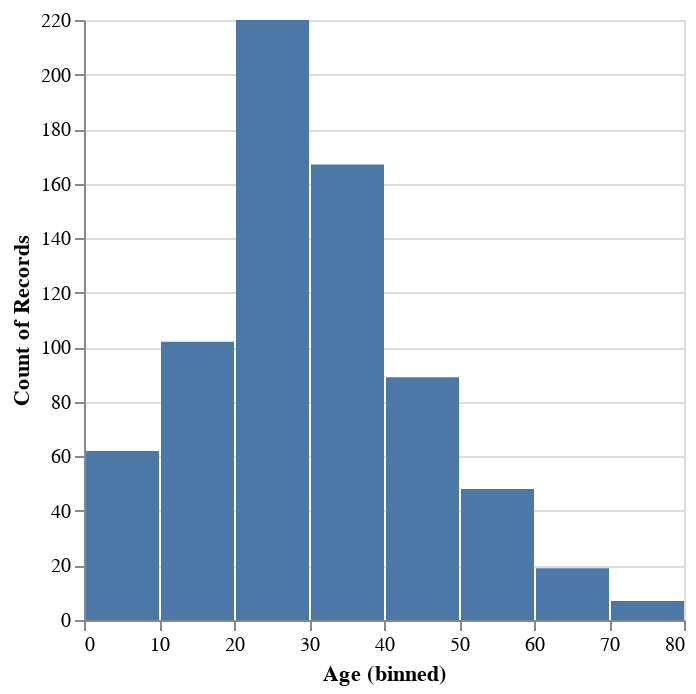

Write notebook code for a chart like this one.
### Markdown cell above
Hurra! Vi har laget et (veldig detaljert) søylediagram. La oss prøve å gruppere disse søylene slik at det ikke blir så mange, og for å gjøre det lettere å se grovere aldersgrupperinger - dette kalles **binning**. Heldigvis finnes det en parameter vi enkelt kan legge til i Altair for å gjøre dette. 

`chart2` legger til **`bin()`** for å gruppere disse tellingene i et sett med aldersgrupper (`0-10`, `11-20` osv.)

### Code cell
# count() with bins
chart2 = alt.Chart(titanic).mark_bar().encode(
    alt.X("Age").bin(),
    alt.Y("count()")
)

chart2

### Figure 1 — Vega-Lite specification as saved in the notebook (floating-point values rounded to 4 significant figures; data arrays with more than 128 entries replaced by an {"elided": "..."} marker saying what was removed)
{"config": {"view": {"continuousWidth": 300, "continuousHeight": 300}}, "data": {"name": "data-2f197e4cae7380eb4d030be9f5f6b8b9"}, "mark": {"type": "bar"}, "encoding": {"x": {"bin": {}, "field": "Age", "type": "quantitative"}, "y": {"aggregate": "count", "type": "quantitative"}}, "$schema": "https://vega.github.io/schema/vega-lite/v5.20.1.json", "datasets": {"data-2f197e4cae7380eb4d030be9f5f6b8b9": {"elided": "891 records"}}}
